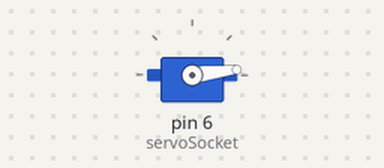
Recording of a sketch running on a simulated Arduino Uno, built with avr-gcc and run on an emulated ATmega328P. Parts: servo.

Above: at 0.05 s.
At 0.85 s:
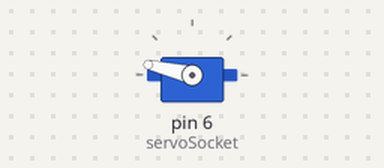
At 1.2 s:
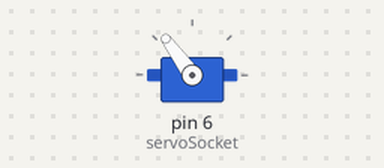
At 1.7 s:
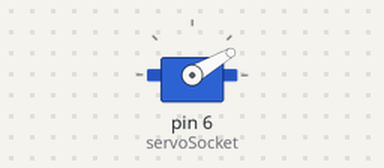
Timing chart, 0 to 4.2 s (numbered marks = the images above):
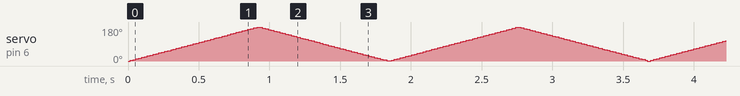

The sketch:

servo_fan_no_trigger.ino
```cpp
#include <Servo.h>

//Change here if you're using a different socket
#define servoSocket 6 //<- digital socket number

Servo robotServo;

int pos = 0;
int servoSpeed = 5;

void setup() {
  robotServo.attach(servoSocket);
}

void loop() {
  for (pos = 0; pos <= 180; pos += 1) {
    // in steps of 1 degree
    robotServo.write(pos);
    delay(servoSpeed);
  }
  for (pos = 180; pos >= 0; pos -= 1) {
    robotServo.write(pos);
    delay(servoSpeed);
  }
}
```
